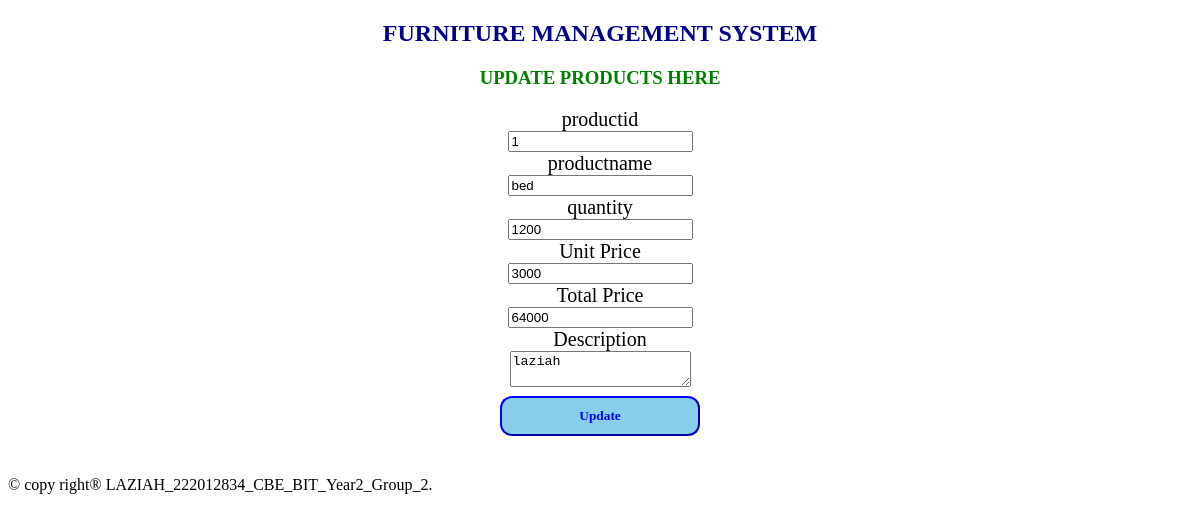
/updateproduct.php?productid=1, run on the app's committed database.
### tables this page shows
CREATE TABLE IF NOT EXISTS `products` (
  `productid` int(10) NOT NULL AUTO_INCREMENT,
  `productname` varchar(255) NOT NULL,
  `quantity` int(12) NOT NULL,
  `Unitprice` int(15) NOT NULL,
  `totalprice` int(20) NOT NULL,
  `description` varchar(200) NOT NULL,
  PRIMARY KEY (`productid`)
);

### updateproduct.php (the view, shortened to what this page needs)
<?php
include "databaseconnection.php";
if ($_SERVER['REQUEST_METHOD'] == 'GET') {
    $productid = $_GET["productid"];
    $sql = "SELECT * FROM products WHERE productid = $productid";
    $result = $connection->query($sql);
    if ($result->num_rows > 0) {
        $row = $result->fetch_assoc();
        $productname = $row["productname"];
        $quantity = $row["quantity"];
        $Unitprice = $row["Unitprice"];
        $totalprice = $row["totalprice"];
        $description = $row["description"];
    } else {
        header("location:viewproduct.php");
        exit;
    }
}
?>
<!DOCTYPE html>
<html>
<head>
</head>
<body>
    <center>
        <h2>FURNITURE MANAGEMENT SYSTEM</h2>
        <h3 style="color:green;">UPDATE PRODUCTS HERE</h3>
        <section class="forms">
            <form method="POST" onsubmit="return confirmUpdate();">
                <label>productid</label><br>
                <input type="text" name="productid" readonly  value="<?php echo $productid; ?>"><br>
                <label>productname</label><br>
                <input type="text" name="productname"  value="<?php echo $productname; ?>"><br>
                <label>quantity</label><br>
                <input type="text" name="quantity" value="<?php echo $quantity; ?>" ><br>
                <label>Unit Price</label><br>
                <input type="text" name="Unitprice" value="<?php echo $Unitprice; ?>" ><br>
                <label>Total Price</label><br>
                <input type="text" name="totalprice"  value="<?php echo $totalprice; ?>"><br>
                <label>Description</label><br>
                <textarea name="description" ><?php echo $description; ?></textarea><br>
                <input type="submit" name="submit" value="Update" class="sb">
            </form>
        </section>
    </center>
    <footer>
        <p style="color:blue; text-align: center; margin-top:40px;"><marquee> &copy; copy right&reg; LAZIAH_222012834_CBE_BIT_Year2_Group_2.</marquee> </p>
    </footer>
</body>
</html>

### updateproduct.php (style rules this page uses)
h2 { font-family: Castellar; color: darkblue; }
label { font-family: elephant; font-size: 20px; }
.sb { font-family: Georgia; padding: 10px; border-color: blue; background-color: skyblue; width: 200px; margin-top: 5px; border-radius: 12px; font-weight: bold; color: blue; }

### data on the page
products: productname "bed", quantity "1200", Unitprice "3000", totalprice "64000", description "laziah"
